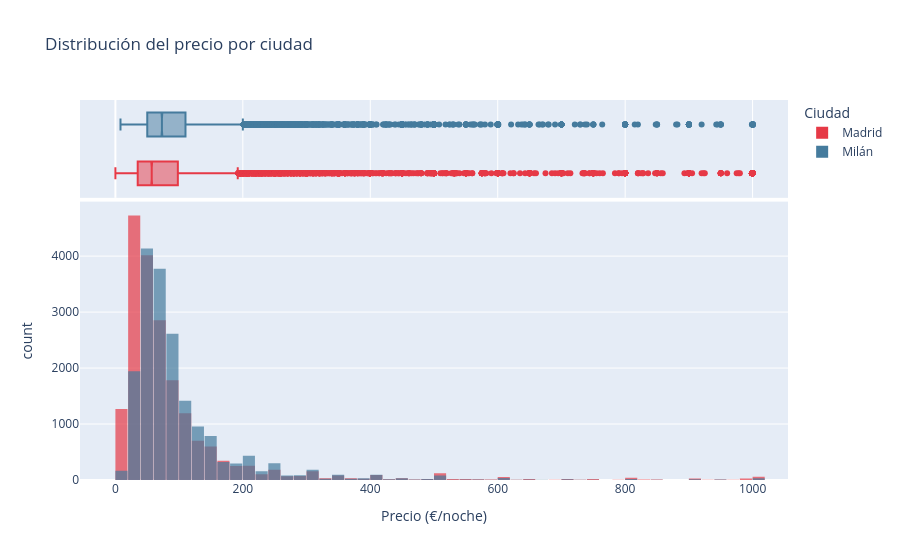

Write notebook code for a chart like this one.
### Markdown cell above
### 9.1 Distribución del precio

Histograma superpuesto con curva KDE para comparar la distribución de precios entre ciudades. Filtramos el percentil 99 para no distorsionar la escala.

### Code cell
def plot_price_distribution(df: pd.DataFrame) -> go.Figure:
    """
    Histograma de precios por ciudad con KDE.
    Uso en Streamlit: st.plotly_chart(plot_price_distribution(df), use_container_width=True)
    """
    p99 = df['price'].quantile(0.99)
    df_filt = df[df['price'] <= p99]

    fig = px.histogram(
        df_filt,
        x='price',
        color='ciudad',
        barmode='overlay',
        nbins=60,
        marginal='box',           # boxplot integrado en el margen superior
        opacity=0.7,
        color_discrete_map={'Madrid': '#e63946', 'Milán': '#457b9d'},
        labels={'price': 'Precio (€/noche)', 'ciudad': 'Ciudad'},
        title='Distribución del precio por ciudad'
    )
    fig.update_layout(bargap=0.05, legend_title='Ciudad')
    return fig

fig = plot_price_distribution(df)
fig.show()

### Figure 1 — Plotly figure (JSON) as saved in the notebook; plotly's stock layout.template omitted (floating-point values rounded to 4 significant figures; data arrays with more than 128 entries replaced by an {"elided": "..."} marker saying what was removed)
{"data": [{"bingroup": "x", "hovertemplate": "Ciudad=Madrid<br>Precio (€/noche)=%{x}<br>count=%{y}<extra></extra>", "legendgroup": "Madrid", "marker": {"color": "#e63946", "opacity": 0.7, "pattern": {"shape": ""}}, "name": "Madrid", "nbinsx": 60, "orientation": "v", "showlegend": true, "type": "histogram", "x": {"elided": "19390 int values"}, "xaxis": "x", "yaxis": "y"}, {"hovertemplate": "Ciudad=Madrid<br>Precio (€/noche)=%{x}<extra></extra>", "legendgroup": "Madrid", "marker": {"color": "#e63946"}, "name": "Madrid", "notched": true, "showlegend": false, "type": "box", "x": {"elided": "19390 int values"}, "xaxis": "x2", "yaxis": "y2"}, {"bingroup": "x", "hovertemplate": "Ciudad=Milán<br>Precio (€/noche)=%{x}<br>count=%{y}<extra></extra>", "legendgroup": "Milán", "marker": {"color": "#457b9d", "opacity": 0.7, "pattern": {"shape": ""}}, "name": "Milán", "nbinsx": 60, "orientation": "v", "showlegend": true, "type": "histogram", "x": {"elided": "18240 int values"}, "xaxis": "x", "yaxis": "y"}, {"hovertemplate": "Ciudad=Milán<br>Precio (€/noche)=%{x}<extra></extra>", "legendgroup": "Milán", "marker": {"color": "#457b9d"}, "name": "Milán", "notched": true, "showlegend": false, "type": "box", "x": {"elided": "18240 int values"}, "xaxis": "x2", "yaxis": "y2"}], "layout": {"bargap": 0.05, "barmode": "overlay", "legend": {"title": {"text": "Ciudad"}, "tracegroupgap": 0}, "title": {"text": "Distribución del precio por ciudad"}, "xaxis": {"anchor": "y", "domain": [0, 1], "title": {"text": "Precio (€/noche)"}}, "xaxis2": {"anchor": "y2", "domain": [0, 1], "matches": "x", "showgrid": true, "showticklabels": false}, "yaxis": {"anchor": "x", "domain": [0, 0.7326], "title": {"text": "count"}}, "yaxis2": {"anchor": "x2", "domain": [0.7426, 1], "matches": "y2", "showgrid": false, "showline": false, "showticklabels": false, "ticks": ""}}}
